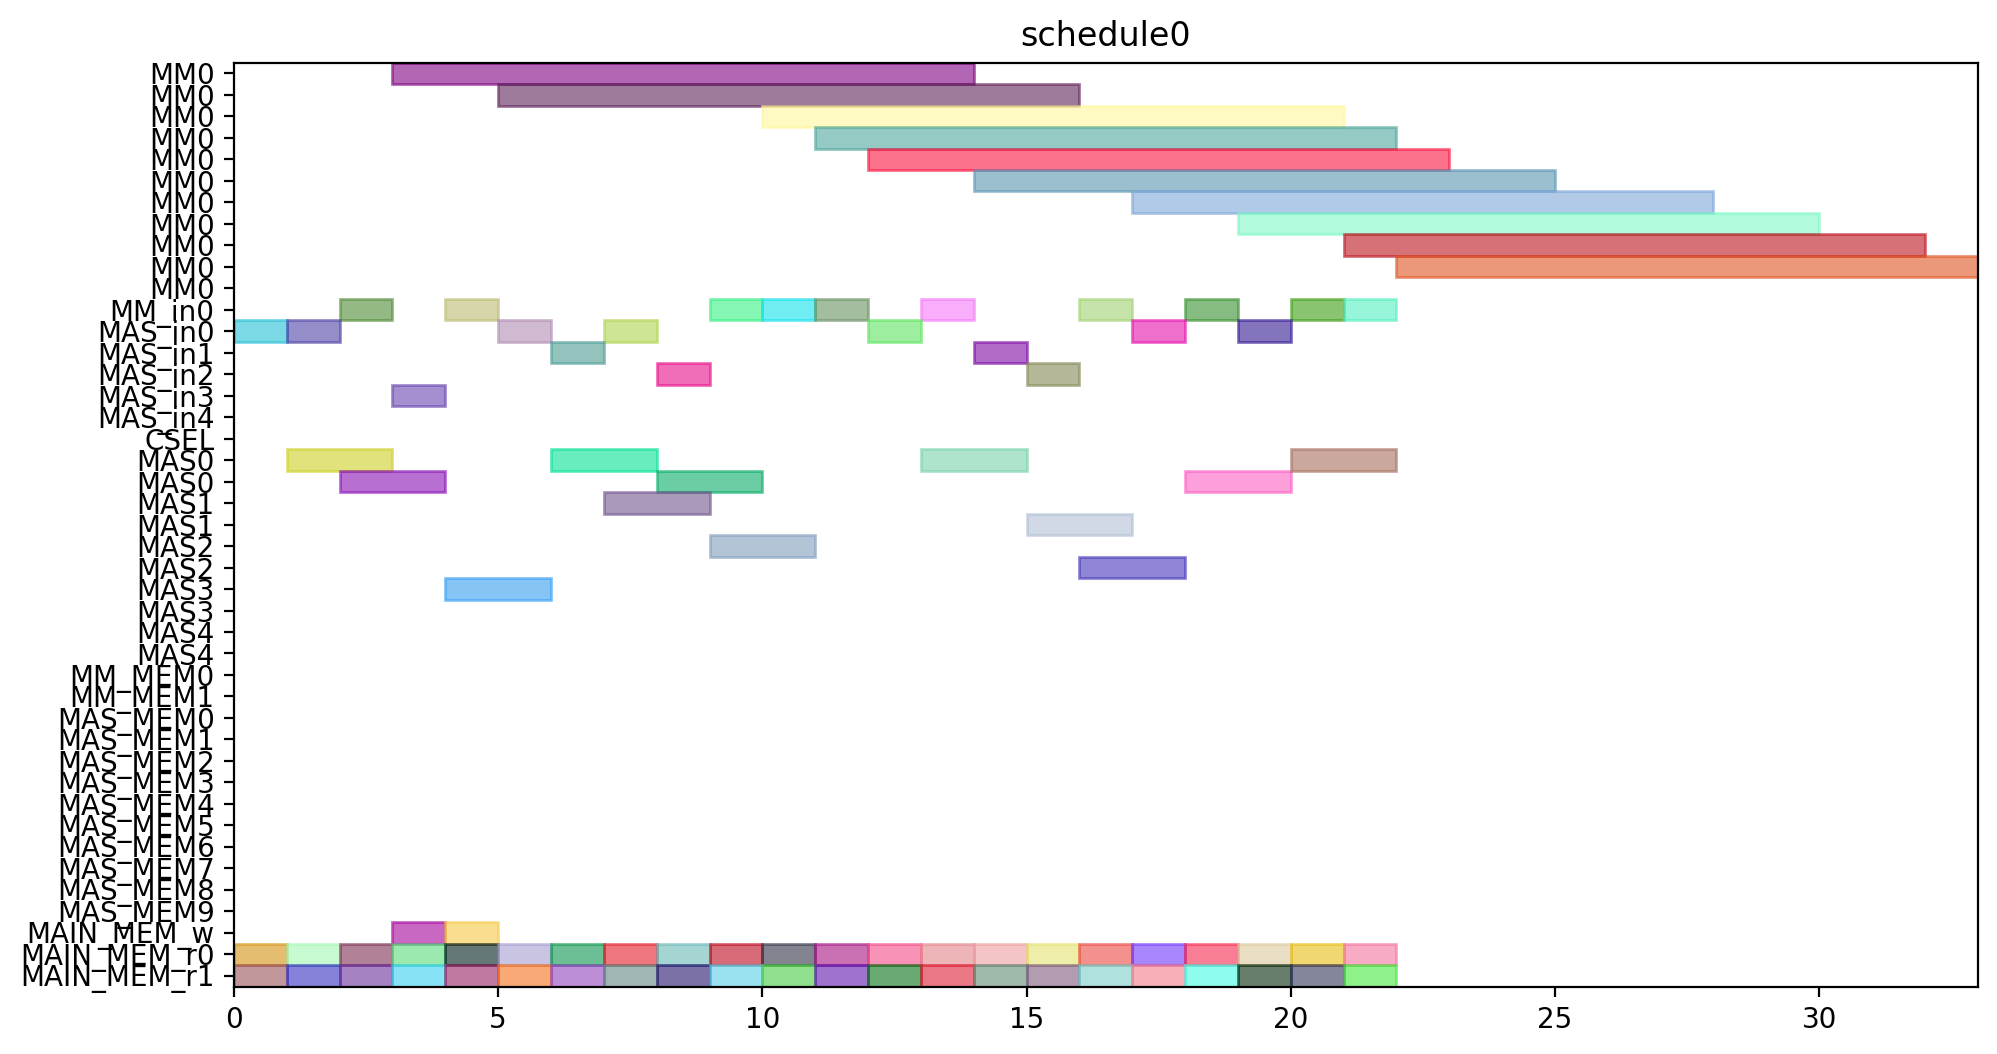

Write the Python code that produced this figure.
from pyschedule import Scenario, solvers, plotters, alt


def solve():
	horizon = 120
	S = Scenario("schedule0", horizon=horizon)

	# resource
	MM = S.Resources('MM', num=1, size=11)
	MM_in = S.Resources('MM_in', num=1)
	MAS_in = S.Resources('MAS_in', num=5)
	CSEL = S.Resource('CSEL')
	MAS = S.Resources('MAS', num=5, size=2, periods=range(1, horizon))
	MM_MEM = S.Resources('MM_MEM', num=2)
	MAS_MEM = S.Resources('MAS_MEM', num=10)
	MAIN_MEM_w = S.Resource('MAIN_MEM_w', size=1)
	MAIN_MEM_r = S.Resources('MAIN_MEM_r', num=2)

	# result of previous scheduling

	# new tasks
	c10_t0 = S.Task('c10_t0', length=11, delay_cost=1)
	c10_t0 += alt(MM)
	c10_t0_in = S.Task('c10_t0_in', length=1, delay_cost=1)
	c10_t0_in += alt(MM_in)
	S += c10_t0_in*MM_in[0]<=c10_t0*MM[0]
	c10_t0_mem0 = S.Task('c10_t0_mem0', length=1, delay_cost=1)
	c10_t0_mem0 += MAIN_MEM_r[0]
	S += c10_t0_mem0 <= c10_t0

	c10_t0_mem1 = S.Task('c10_t0_mem1', length=1, delay_cost=1)
	c10_t0_mem1 += MAIN_MEM_r[1]
	S += c10_t0_mem1 <= c10_t0

	c10_t1 = S.Task('c10_t1', length=11, delay_cost=1)
	c10_t1 += alt(MM)
	c10_t1_in = S.Task('c10_t1_in', length=1, delay_cost=1)
	c10_t1_in += alt(MM_in)
	S += c10_t1_in*MM_in[0]<=c10_t1*MM[0]
	c10_t1_mem0 = S.Task('c10_t1_mem0', length=1, delay_cost=1)
	c10_t1_mem0 += MAIN_MEM_r[0]
	S += c10_t1_mem0 <= c10_t1

	c10_t1_mem1 = S.Task('c10_t1_mem1', length=1, delay_cost=1)
	c10_t1_mem1 += MAIN_MEM_r[1]
	S += c10_t1_mem1 <= c10_t1

	c10_t2 = S.Task('c10_t2', length=2, delay_cost=1)
	c10_t2 += alt(MAS)
	c10_t2_in = S.Task('c10_t2_in', length=1, delay_cost=1)
	c10_t2_in += alt(MAS_in)
	S += c10_t2_in*MAS_in[0]<=c10_t2*MAS[0]

	S += c10_t2_in*MAS_in[1]<=c10_t2*MAS[1]

	S += c10_t2_in*MAS_in[2]<=c10_t2*MAS[2]

	S += c10_t2_in*MAS_in[3]<=c10_t2*MAS[3]

	S += c10_t2_in*MAS_in[4]<=c10_t2*MAS[4]

	c10_t2_mem0 = S.Task('c10_t2_mem0', length=1, delay_cost=1)
	c10_t2_mem0 += MAIN_MEM_r[0]
	S += c10_t2_mem0 <= c10_t2

	c10_t2_mem1 = S.Task('c10_t2_mem1', length=1, delay_cost=1)
	c10_t2_mem1 += MAIN_MEM_r[1]
	S += c10_t2_mem1 <= c10_t2

	c10_t3 = S.Task('c10_t3', length=2, delay_cost=1)
	c10_t3 += alt(MAS)
	c10_t3_in = S.Task('c10_t3_in', length=1, delay_cost=1)
	c10_t3_in += alt(MAS_in)
	S += c10_t3_in*MAS_in[0]<=c10_t3*MAS[0]

	S += c10_t3_in*MAS_in[1]<=c10_t3*MAS[1]

	S += c10_t3_in*MAS_in[2]<=c10_t3*MAS[2]

	S += c10_t3_in*MAS_in[3]<=c10_t3*MAS[3]

	S += c10_t3_in*MAS_in[4]<=c10_t3*MAS[4]

	c10_t3_mem0 = S.Task('c10_t3_mem0', length=1, delay_cost=1)
	c10_t3_mem0 += MAIN_MEM_r[0]
	S += c10_t3_mem0 <= c10_t3

	c10_t3_mem1 = S.Task('c10_t3_mem1', length=1, delay_cost=1)
	c10_t3_mem1 += MAIN_MEM_r[1]
	S += c10_t3_mem1 <= c10_t3

	c20_t0 = S.Task('c20_t0', length=11, delay_cost=1)
	c20_t0 += alt(MM)
	c20_t0_in = S.Task('c20_t0_in', length=1, delay_cost=1)
	c20_t0_in += alt(MM_in)
	S += c20_t0_in*MM_in[0]<=c20_t0*MM[0]
	c20_t0_mem0 = S.Task('c20_t0_mem0', length=1, delay_cost=1)
	c20_t0_mem0 += MAIN_MEM_r[0]
	S += c20_t0_mem0 <= c20_t0

	c20_t0_mem1 = S.Task('c20_t0_mem1', length=1, delay_cost=1)
	c20_t0_mem1 += MAIN_MEM_r[1]
	S += c20_t0_mem1 <= c20_t0

	c20_t1 = S.Task('c20_t1', length=11, delay_cost=1)
	c20_t1 += alt(MM)
	c20_t1_in = S.Task('c20_t1_in', length=1, delay_cost=1)
	c20_t1_in += alt(MM_in)
	S += c20_t1_in*MM_in[0]<=c20_t1*MM[0]
	c20_t1_mem0 = S.Task('c20_t1_mem0', length=1, delay_cost=1)
	c20_t1_mem0 += MAIN_MEM_r[0]
	S += c20_t1_mem0 <= c20_t1

	c20_t1_mem1 = S.Task('c20_t1_mem1', length=1, delay_cost=1)
	c20_t1_mem1 += MAIN_MEM_r[1]
	S += c20_t1_mem1 <= c20_t1

	c20_t2 = S.Task('c20_t2', length=2, delay_cost=1)
	c20_t2 += alt(MAS)
	c20_t2_in = S.Task('c20_t2_in', length=1, delay_cost=1)
	c20_t2_in += alt(MAS_in)
	S += c20_t2_in*MAS_in[0]<=c20_t2*MAS[0]

	S += c20_t2_in*MAS_in[1]<=c20_t2*MAS[1]

	S += c20_t2_in*MAS_in[2]<=c20_t2*MAS[2]

	S += c20_t2_in*MAS_in[3]<=c20_t2*MAS[3]

	S += c20_t2_in*MAS_in[4]<=c20_t2*MAS[4]

	c20_t2_mem0 = S.Task('c20_t2_mem0', length=1, delay_cost=1)
	c20_t2_mem0 += MAIN_MEM_r[0]
	S += c20_t2_mem0 <= c20_t2

	c20_t2_mem1 = S.Task('c20_t2_mem1', length=1, delay_cost=1)
	c20_t2_mem1 += MAIN_MEM_r[1]
	S += c20_t2_mem1 <= c20_t2

	c20_t3 = S.Task('c20_t3', length=2, delay_cost=1)
	c20_t3 += alt(MAS)
	c20_t3_in = S.Task('c20_t3_in', length=1, delay_cost=1)
	c20_t3_in += alt(MAS_in)
	S += c20_t3_in*MAS_in[0]<=c20_t3*MAS[0]

	S += c20_t3_in*MAS_in[1]<=c20_t3*MAS[1]

	S += c20_t3_in*MAS_in[2]<=c20_t3*MAS[2]

	S += c20_t3_in*MAS_in[3]<=c20_t3*MAS[3]

	S += c20_t3_in*MAS_in[4]<=c20_t3*MAS[4]

	c20_t3_mem0 = S.Task('c20_t3_mem0', length=1, delay_cost=1)
	c20_t3_mem0 += MAIN_MEM_r[0]
	S += c20_t3_mem0 <= c20_t3

	c20_t3_mem1 = S.Task('c20_t3_mem1', length=1, delay_cost=1)
	c20_t3_mem1 += MAIN_MEM_r[1]
	S += c20_t3_mem1 <= c20_t3

	c01_t0 = S.Task('c01_t0', length=11, delay_cost=1)
	c01_t0 += alt(MM)
	c01_t0_in = S.Task('c01_t0_in', length=1, delay_cost=1)
	c01_t0_in += alt(MM_in)
	S += c01_t0_in*MM_in[0]<=c01_t0*MM[0]
	c01_t0_mem0 = S.Task('c01_t0_mem0', length=1, delay_cost=1)
	c01_t0_mem0 += MAIN_MEM_r[0]
	S += c01_t0_mem0 <= c01_t0

	c01_t0_mem1 = S.Task('c01_t0_mem1', length=1, delay_cost=1)
	c01_t0_mem1 += MAIN_MEM_r[1]
	S += c01_t0_mem1 <= c01_t0

	c01_t1 = S.Task('c01_t1', length=11, delay_cost=1)
	c01_t1 += alt(MM)
	c01_t1_in = S.Task('c01_t1_in', length=1, delay_cost=1)
	c01_t1_in += alt(MM_in)
	S += c01_t1_in*MM_in[0]<=c01_t1*MM[0]
	c01_t1_mem0 = S.Task('c01_t1_mem0', length=1, delay_cost=1)
	c01_t1_mem0 += MAIN_MEM_r[0]
	S += c01_t1_mem0 <= c01_t1

	c01_t1_mem1 = S.Task('c01_t1_mem1', length=1, delay_cost=1)
	c01_t1_mem1 += MAIN_MEM_r[1]
	S += c01_t1_mem1 <= c01_t1

	c01_t2 = S.Task('c01_t2', length=2, delay_cost=1)
	c01_t2 += alt(MAS)
	c01_t2_in = S.Task('c01_t2_in', length=1, delay_cost=1)
	c01_t2_in += alt(MAS_in)
	S += c01_t2_in*MAS_in[0]<=c01_t2*MAS[0]

	S += c01_t2_in*MAS_in[1]<=c01_t2*MAS[1]

	S += c01_t2_in*MAS_in[2]<=c01_t2*MAS[2]

	S += c01_t2_in*MAS_in[3]<=c01_t2*MAS[3]

	S += c01_t2_in*MAS_in[4]<=c01_t2*MAS[4]

	c01_t2_mem0 = S.Task('c01_t2_mem0', length=1, delay_cost=1)
	c01_t2_mem0 += MAIN_MEM_r[0]
	S += c01_t2_mem0 <= c01_t2

	c01_t2_mem1 = S.Task('c01_t2_mem1', length=1, delay_cost=1)
	c01_t2_mem1 += MAIN_MEM_r[1]
	S += c01_t2_mem1 <= c01_t2

	c01_t3 = S.Task('c01_t3', length=2, delay_cost=1)
	c01_t3 += alt(MAS)
	c01_t3_in = S.Task('c01_t3_in', length=1, delay_cost=1)
	c01_t3_in += alt(MAS_in)
	S += c01_t3_in*MAS_in[0]<=c01_t3*MAS[0]

	S += c01_t3_in*MAS_in[1]<=c01_t3*MAS[1]

	S += c01_t3_in*MAS_in[2]<=c01_t3*MAS[2]

	S += c01_t3_in*MAS_in[3]<=c01_t3*MAS[3]

	S += c01_t3_in*MAS_in[4]<=c01_t3*MAS[4]

	c01_t3_mem0 = S.Task('c01_t3_mem0', length=1, delay_cost=1)
	c01_t3_mem0 += MAIN_MEM_r[0]
	S += c01_t3_mem0 <= c01_t3

	c01_t3_mem1 = S.Task('c01_t3_mem1', length=1, delay_cost=1)
	c01_t3_mem1 += MAIN_MEM_r[1]
	S += c01_t3_mem1 <= c01_t3

	c11_t0 = S.Task('c11_t0', length=11, delay_cost=1)
	c11_t0 += alt(MM)
	c11_t0_in = S.Task('c11_t0_in', length=1, delay_cost=1)
	c11_t0_in += alt(MM_in)
	S += c11_t0_in*MM_in[0]<=c11_t0*MM[0]
	c11_t0_mem0 = S.Task('c11_t0_mem0', length=1, delay_cost=1)
	c11_t0_mem0 += MAIN_MEM_r[0]
	S += c11_t0_mem0 <= c11_t0

	c11_t0_mem1 = S.Task('c11_t0_mem1', length=1, delay_cost=1)
	c11_t0_mem1 += MAIN_MEM_r[1]
	S += c11_t0_mem1 <= c11_t0

	c11_t1 = S.Task('c11_t1', length=11, delay_cost=1)
	c11_t1 += alt(MM)
	c11_t1_in = S.Task('c11_t1_in', length=1, delay_cost=1)
	c11_t1_in += alt(MM_in)
	S += c11_t1_in*MM_in[0]<=c11_t1*MM[0]
	c11_t1_mem0 = S.Task('c11_t1_mem0', length=1, delay_cost=1)
	c11_t1_mem0 += MAIN_MEM_r[0]
	S += c11_t1_mem0 <= c11_t1

	c11_t1_mem1 = S.Task('c11_t1_mem1', length=1, delay_cost=1)
	c11_t1_mem1 += MAIN_MEM_r[1]
	S += c11_t1_mem1 <= c11_t1

	c11_t2 = S.Task('c11_t2', length=2, delay_cost=1)
	c11_t2 += alt(MAS)
	c11_t2_in = S.Task('c11_t2_in', length=1, delay_cost=1)
	c11_t2_in += alt(MAS_in)
	S += c11_t2_in*MAS_in[0]<=c11_t2*MAS[0]

	S += c11_t2_in*MAS_in[1]<=c11_t2*MAS[1]

	S += c11_t2_in*MAS_in[2]<=c11_t2*MAS[2]

	S += c11_t2_in*MAS_in[3]<=c11_t2*MAS[3]

	S += c11_t2_in*MAS_in[4]<=c11_t2*MAS[4]

	c11_t2_mem0 = S.Task('c11_t2_mem0', length=1, delay_cost=1)
	c11_t2_mem0 += MAIN_MEM_r[0]
	S += c11_t2_mem0 <= c11_t2

	c11_t2_mem1 = S.Task('c11_t2_mem1', length=1, delay_cost=1)
	c11_t2_mem1 += MAIN_MEM_r[1]
	S += c11_t2_mem1 <= c11_t2

	c11_t3 = S.Task('c11_t3', length=2, delay_cost=1)
	c11_t3 += alt(MAS)
	c11_t3_in = S.Task('c11_t3_in', length=1, delay_cost=1)
	c11_t3_in += alt(MAS_in)
	S += c11_t3_in*MAS_in[0]<=c11_t3*MAS[0]

	S += c11_t3_in*MAS_in[1]<=c11_t3*MAS[1]

	S += c11_t3_in*MAS_in[2]<=c11_t3*MAS[2]

	S += c11_t3_in*MAS_in[3]<=c11_t3*MAS[3]

	S += c11_t3_in*MAS_in[4]<=c11_t3*MAS[4]

	c11_t3_mem0 = S.Task('c11_t3_mem0', length=1, delay_cost=1)
	c11_t3_mem0 += MAIN_MEM_r[0]
	S += c11_t3_mem0 <= c11_t3

	c11_t3_mem1 = S.Task('c11_t3_mem1', length=1, delay_cost=1)
	c11_t3_mem1 += MAIN_MEM_r[1]
	S += c11_t3_mem1 <= c11_t3

	c21_t0 = S.Task('c21_t0', length=11, delay_cost=1)
	c21_t0 += alt(MM)
	c21_t0_in = S.Task('c21_t0_in', length=1, delay_cost=1)
	c21_t0_in += alt(MM_in)
	S += c21_t0_in*MM_in[0]<=c21_t0*MM[0]
	c21_t0_mem0 = S.Task('c21_t0_mem0', length=1, delay_cost=1)
	c21_t0_mem0 += MAIN_MEM_r[0]
	S += c21_t0_mem0 <= c21_t0

	c21_t0_mem1 = S.Task('c21_t0_mem1', length=1, delay_cost=1)
	c21_t0_mem1 += MAIN_MEM_r[1]
	S += c21_t0_mem1 <= c21_t0

	c21_t1 = S.Task('c21_t1', length=11, delay_cost=1)
	c21_t1 += alt(MM)
	c21_t1_in = S.Task('c21_t1_in', length=1, delay_cost=1)
	c21_t1_in += alt(MM_in)
	S += c21_t1_in*MM_in[0]<=c21_t1*MM[0]
	c21_t1_mem0 = S.Task('c21_t1_mem0', length=1, delay_cost=1)
	c21_t1_mem0 += MAIN_MEM_r[0]
	S += c21_t1_mem0 <= c21_t1

	c21_t1_mem1 = S.Task('c21_t1_mem1', length=1, delay_cost=1)
	c21_t1_mem1 += MAIN_MEM_r[1]
	S += c21_t1_mem1 <= c21_t1

	c21_t2 = S.Task('c21_t2', length=2, delay_cost=1)
	c21_t2 += alt(MAS)
	c21_t2_in = S.Task('c21_t2_in', length=1, delay_cost=1)
	c21_t2_in += alt(MAS_in)
	S += c21_t2_in*MAS_in[0]<=c21_t2*MAS[0]

	S += c21_t2_in*MAS_in[1]<=c21_t2*MAS[1]

	S += c21_t2_in*MAS_in[2]<=c21_t2*MAS[2]

	S += c21_t2_in*MAS_in[3]<=c21_t2*MAS[3]

	S += c21_t2_in*MAS_in[4]<=c21_t2*MAS[4]

	c21_t2_mem0 = S.Task('c21_t2_mem0', length=1, delay_cost=1)
	c21_t2_mem0 += MAIN_MEM_r[0]
	S += c21_t2_mem0 <= c21_t2

	c21_t2_mem1 = S.Task('c21_t2_mem1', length=1, delay_cost=1)
	c21_t2_mem1 += MAIN_MEM_r[1]
	S += c21_t2_mem1 <= c21_t2

	c21_t3 = S.Task('c21_t3', length=2, delay_cost=1)
	c21_t3 += alt(MAS)
	c21_t3_in = S.Task('c21_t3_in', length=1, delay_cost=1)
	c21_t3_in += alt(MAS_in)
	S += c21_t3_in*MAS_in[0]<=c21_t3*MAS[0]

	S += c21_t3_in*MAS_in[1]<=c21_t3*MAS[1]

	S += c21_t3_in*MAS_in[2]<=c21_t3*MAS[2]

	S += c21_t3_in*MAS_in[3]<=c21_t3*MAS[3]

	S += c21_t3_in*MAS_in[4]<=c21_t3*MAS[4]

	c21_t3_mem0 = S.Task('c21_t3_mem0', length=1, delay_cost=1)
	c21_t3_mem0 += MAIN_MEM_r[0]
	S += c21_t3_mem0 <= c21_t3

	c21_t3_mem1 = S.Task('c21_t3_mem1', length=1, delay_cost=1)
	c21_t3_mem1 += MAIN_MEM_r[1]
	S += c21_t3_mem1 <= c21_t3

	c000 = S.Task('c000', length=2, delay_cost=1)
	c000 += alt(MAS)
	c000_in = S.Task('c000_in', length=1, delay_cost=1)
	c000_in += alt(MAS_in)
	S += c000_in*MAS_in[0]<=c000*MAS[0]

	S += c000_in*MAS_in[1]<=c000*MAS[1]

	S += c000_in*MAS_in[2]<=c000*MAS[2]

	S += c000_in*MAS_in[3]<=c000*MAS[3]

	S += c000_in*MAS_in[4]<=c000*MAS[4]

	S += 0<c000

	c000_w = S.Task('c000_w', length=1, delay_cost=1)
	c000_w += alt(MAIN_MEM_w)
	S += c000 <= c000_w

	c000_mem0 = S.Task('c000_mem0', length=1, delay_cost=1)
	c000_mem0 += MAIN_MEM_r[0]
	S += c000_mem0 <= c000

	c000_mem1 = S.Task('c000_mem1', length=1, delay_cost=1)
	c000_mem1 += MAIN_MEM_r[1]
	S += c000_mem1 <= c000

	c001 = S.Task('c001', length=2, delay_cost=1)
	c001 += alt(MAS)
	c001_in = S.Task('c001_in', length=1, delay_cost=1)
	c001_in += alt(MAS_in)
	S += c001_in*MAS_in[0]<=c001*MAS[0]

	S += c001_in*MAS_in[1]<=c001*MAS[1]

	S += c001_in*MAS_in[2]<=c001*MAS[2]

	S += c001_in*MAS_in[3]<=c001*MAS[3]

	S += c001_in*MAS_in[4]<=c001*MAS[4]

	S += 0<c001

	c001_w = S.Task('c001_w', length=1, delay_cost=1)
	c001_w += alt(MAIN_MEM_w)
	S += c001 <= c001_w

	c001_mem0 = S.Task('c001_mem0', length=1, delay_cost=1)
	c001_mem0 += MAIN_MEM_r[0]
	S += c001_mem0 <= c001

	c001_mem1 = S.Task('c001_mem1', length=1, delay_cost=1)
	c001_mem1 += MAIN_MEM_r[1]
	S += c001_mem1 <= c001

	solvers.mip.solve(S,msg=1,kind='CPLEX',ratio_gap=1.01)

	solution = [['hoge']*len(S.solution()[1]) for i in range(len(S.solution()))]
	for i in range(len(S.solution())):
		for j in range(len(S.solution()[i])):
			solution[i][j]=str(S.solution()[i][j])
	print(solution)

	cycles = int(solution[-1][3])

	pic_file_name = "/mnt/rose/usr1/fukuda/ABE/multiRAM_multiMAS_16mux/scheduling_result/stage11MM1_stage2MAS5/FROB/schedule0.png"
	if(S.solution() != []):
		plotters.matplotlib.plot(S,img_filename=pic_file_name, show_task_labels=False, fig_size=(cycles*0.25+3, 6))

	return solution
